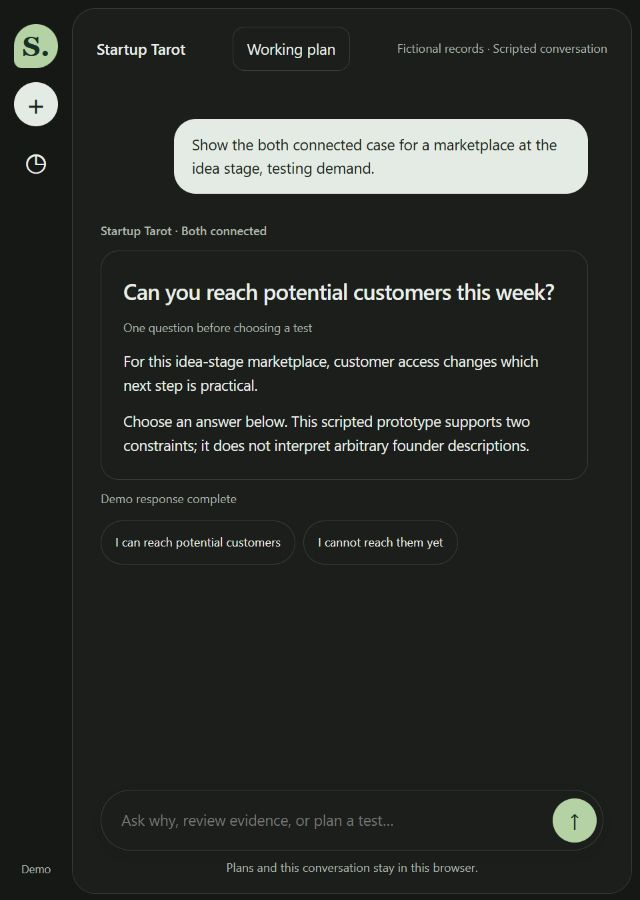
#> input picture social/2026-11-03-side-by-side/captures/chat-01-context.png, 640 x 900 px, given in place of pwa-02-proposal.png, which was not available; the run also reads 1 picture not shown here
$ python render_video.py
#> lines starting #> are read from the running program, lines starting #| are printed output that depends on the picture
"""Render a captioned comparison from actual browser captures. No generated UI."""
import argparse
from pathlib import Path
import subprocess
import sys

parser = argparse.ArgumentParser()
parser.add_argument('--tools', help='Optional directory containing Pillow and imageio_ffmpeg')
args = parser.parse_args()
if args.tools:
    sys.path.insert(0, args.tools)
from PIL import Image, ImageDraw, ImageFont, ImageOps
import imageio_ffmpeg

ROOT = Path(__file__).resolve().parent
OUT = ROOT / 'exports'
OUT.mkdir(exist_ok=True)
FONT = Path('C:/Windows/Fonts')
BG = '#f4f5ef'
INK = '#183b30'
GREEN = '#24614c'
MUTED = '#58675e'

def font(size, bold=False):
    return ImageFont.truetype(str(FONT / ('arialbd.ttf' if bold else 'arial.ttf')), size)

def lines(draw, text, x, y, width, size, color=INK, bold=False, spacing=1.22):
    f = font(size, bold)
    yy = y
    for paragraph in text.split('\n'):
        line = ''
        for word in paragraph.split():
            candidate = (line + ' ' + word).strip()
            if draw.textlength(candidate, font=f) > width and line:
                draw.text((x, yy), line, font=f, fill=color)
                yy += int(size * spacing)
                line = word
            else:
                line = candidate
        draw.text((x, yy), line, font=f, fill=color)
        yy += int(size * spacing)
    return yy

# Bounds refer to observed screenshot pixels, and only remove surrounding whitespace/chrome.
CROPS = {
    'pwa-01-context': (375, 65, 905, 570),
    'pwa-02-proposal': (375, 65, 905, 485),
    'pwa-03-evidence': (350, 35, 930, 685),
    'pwa-04-revise': (375, 65, 905, 535),
    'pwa-05-saved': (375, 65, 905, 675),
    'chat-01-context': (95, 225, 595, 570),
    'chat-02-proposal': (95, 140, 595, 750),
    'chat-03-evidence': (95, 95, 595, 750),
    'chat-04-revise': (95, 110, 595, 750),
    'chat-05-saved': (95, 120, 595, 750),
}
SCENES = [
    (3, 'One founder task. Two ways to interact.', 'Choose and revise a small demand experiment.', '02-proposal', 'Open a next-move card', 'Receive a contextual proposal', 'A design comparison. Different data and capabilities.'),
    (5, '01 / Set the context', 'Start with a marketplace at the idea stage.', '01-context', 'Choose situation fields', 'Answer a clarifying question', 'Forms organize inputs. A conversation asks what matters next.'),
    (5, '02 / Inspect the support', 'Open the evidence before deciding what to try.', '03-evidence', 'Open sources and limitations', 'Request evidence in the thread', 'The main app uses researched examples. Chat uses fictional records.'),
    (7, '03 / Reconsider the next step', 'What if potential customers are hard to reach?', '04-revise', 'Edit the planned action directly', 'Change the answer; get a revised idea', 'Both routes can lead to recruitment first. The interaction is different.'),
    (5, '04 / Make the decision yours', 'Review the action and evidence criterion, then save.', '05-saved', 'Save the plan and track learning', 'Save the working plan in the thread', 'The founder reviews and saves. A suggestion is not a commitment.'),
    (5, 'Browse to explore. Converse to clarify.', 'Keep the decision yours.', '05-saved', 'Persistent screens and navigation', 'Questions, proposals and revisions', 'Try both: wpatent.com/startup-tarot.htm'),
]

def make_scene(index, portrait=False):
    duration, title, sub, shot, left, right, takeaway = SCENES[index]
    W, H = (1080, 1350) if portrait else (1920, 1080)
    im = Image.new('RGB', (W, H), BG)
    d = ImageDraw.Draw(im)
    pad = 42 if portrait else 64
    gap = 24 if portrait else 40
    pw = (W - 2 * pad - gap) // 2
    lines(d, 'STARTUP TAROT  /  INTERACTION DESIGN', pad, 25, W-pad*2, 20 if portrait else 24, GREEN, True)
    y = lines(d, title, pad, 70, W-pad*2, 43 if portrait else 52, INK, True)
    y = lines(d, sub, pad, y+12, W-pad*2, 27 if portrait else 27, MUTED)
    panel_top = 250 if portrait else 210
    panel_bottom = 1100 if portrait else 900
    for i, (name, caption, prefix, meta) in enumerate([
        ('BROWSING-FIRST', left, 'pwa', 'Main app · Researched examples'),
        ('CONVERSATION-FIRST', right, 'chat', 'Chat · Scripted, fictional records'),
    ]):
        x = pad + i * (pw + gap)
        d.rounded_rectangle((x, panel_top, x+pw, panel_bottom), radius=20, fill='#ffffff', outline='#d4dfd5', width=2)
        lines(d, name, x+20, panel_top+20, pw-40, 24 if portrait else 29, GREEN, True)
        lines(d, meta, x+20, panel_top+57, pw-40, 17 if portrait else 21, MUTED)
        sy = panel_top + (115 if portrait else 110)
        sh = panel_bottom - sy - (120 if portrait else 75)
        key = prefix + '-' + shot
        raw = Image.open(ROOT/'captures'/(key+'.png')).convert('RGB')
        crop = raw.crop(CROPS[key])
        fitted = ImageOps.contain(crop, (pw-32, sh), Image.Resampling.LANCZOS)
        im.paste(fitted, (x+(pw-fitted.width)//2, sy+(sh-fitted.height)//2))
        lines(d, caption, x+20, panel_bottom-(105 if portrait else 60), pw-40, 25 if portrait else 27, INK, True)
    lines(d, takeaway, pad, panel_bottom+25, W-pad*2, 28 if portrait else 30, INK, True)
    lines(d, 'Chat: OpenUI rendering · No connected language model', pad, H-90, W-pad*2, 20 if portrait else 22, MUTED)
    lines(d, 'Edited screen captures · Silent captions · Not a speed benchmark', pad, H-58, W-pad*2, 18 if portrait else 20, MUTED)
    return im

def render(portrait=False):
    label = 'social-4x5' if portrait else 'landscape'
    frames = [make_scene(i, portrait) for i in range(len(SCENES))]
#> in make_scene, `im = Image.new('RGB', (W, H), BG)`:
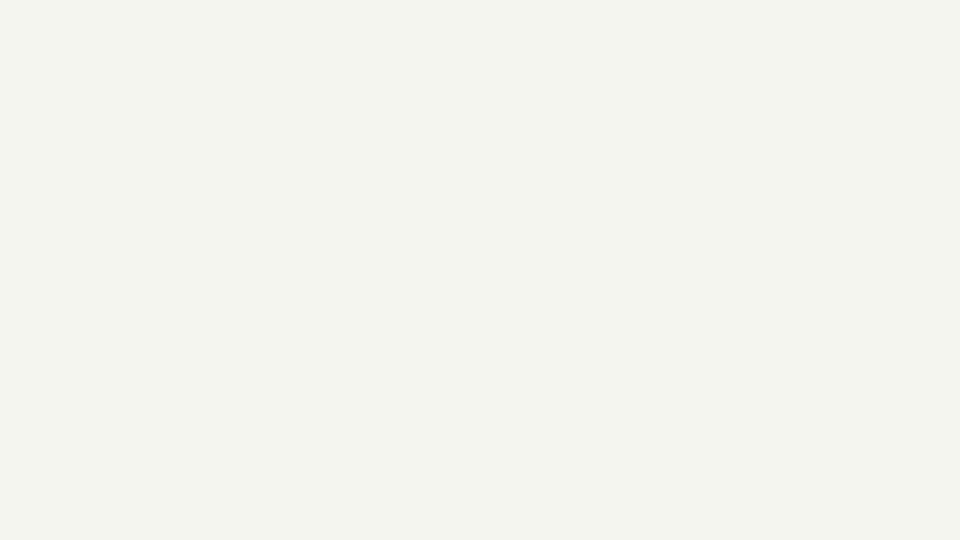
#> im: PIL image 1920x1080 RGB (shown at 1/2 size); mean R, G, B 244, 245, 239
#> in make_scene, `y = lines(d, title, pad, 70, W-pad*2, 43 if portrait else 52, INK, True)`: y = 133
#> in make_scene, `y = lines(d, sub, pad, y+12, W-pad*2, 27 if portrait else 27, MUTED)`: y = 177
#> in make_scene, raw is the input picture: PIL image 640x900 RGB; mean R, G, B 42.5, 45, 41.5
#> in make_scene, `crop = raw.crop(CROPS[key])`:
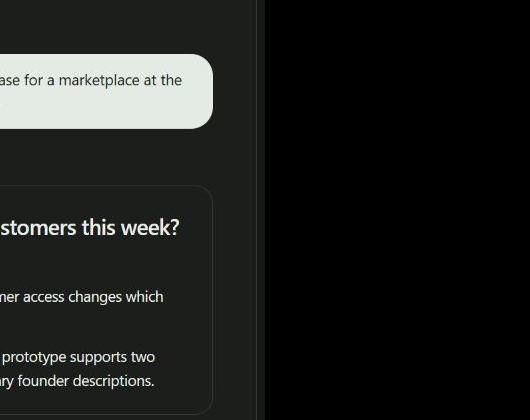
#> crop: PIL image 530x420 RGB; mean R, G, B 30.1, 31.5, 29.7
#> in make_scene, `im.paste(fitted, (x+(pw-fitted.width)//2, sy+(sh-fitted.height)//2))`:
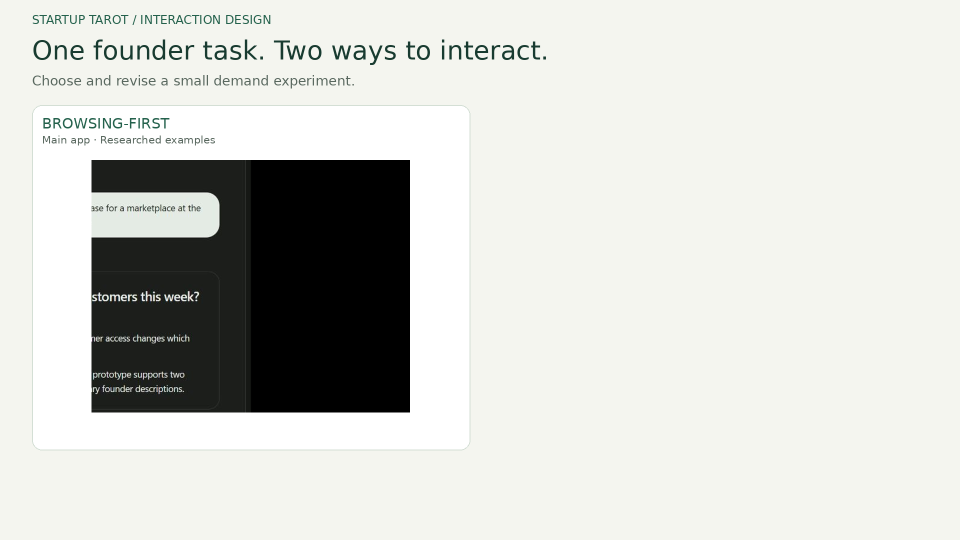
#> im: PIL image 1920x1080 RGB (shown at 1/2 size); mean R, G, B 210.3, 211.6, 207
#> pass 2 of the loop in make_scene, `for i, (name, caption, prefix, meta) in enumerate([`:
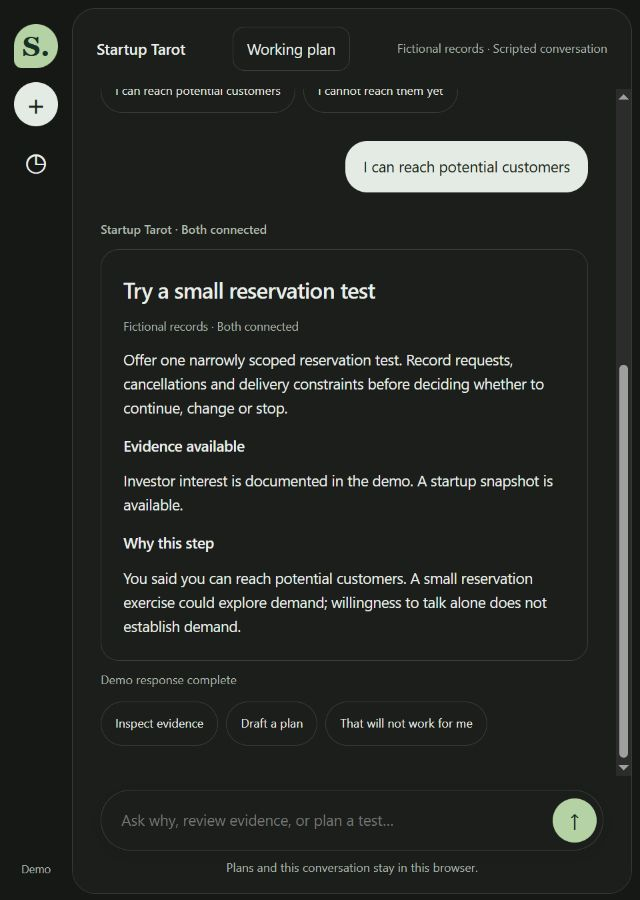
#> input picture social/2026-11-03-side-by-side/captures/chat-02-proposal.png, 640 x 900 px
#> in make_scene, raw is the input picture: PIL image 640x900 RGB; mean R, G, B 38.9, 41.3, 37.9
#> crop: PIL image 500x610 RGB
#> fitted: PIL image 414x505 RGB
#> call 2 of make_scene, with index = 1, portrait = False
#> in make_scene (call 2), `duration, title, sub, shot, left, right, takeaway = SCENES[index]`: duration = 5; title = '01 / Set the context'; shot = '01-context'; left = 'Choose situation fields'; right = 'Answer a clarifying question'
#> in make_scene (call 2), `y = lines(d, title, pad, 70, W-pad*2, 43 if portrait else 52, INK, True)`: y = 133
#> in make_scene (call 2), `y = lines(d, sub, pad, y+12, W-pad*2, 27 if portrait else 27, MUTED)`: y = 177
#> in make_scene (call 2), `x = pad + i * (pw + gap)`: x = 64
#> in make_scene (call 2), `key = prefix + '-' + shot`: key = 'pwa-01-context'
#> in make_scene (call 2), `crop = raw.crop(CROPS[key])`:
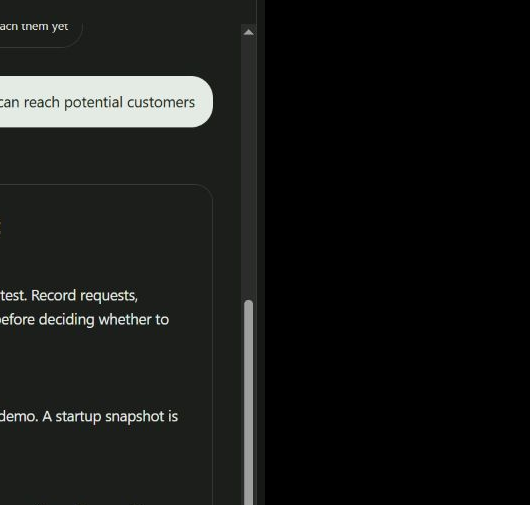
#> crop: PIL image 530x505 RGB; mean R, G, B 24.2, 25.5, 23.8
#> in make_scene (call 2), `im.paste(fitted, (x+(pw-fitted.width)//2, sy+(sh-fitted.height)//2))`:
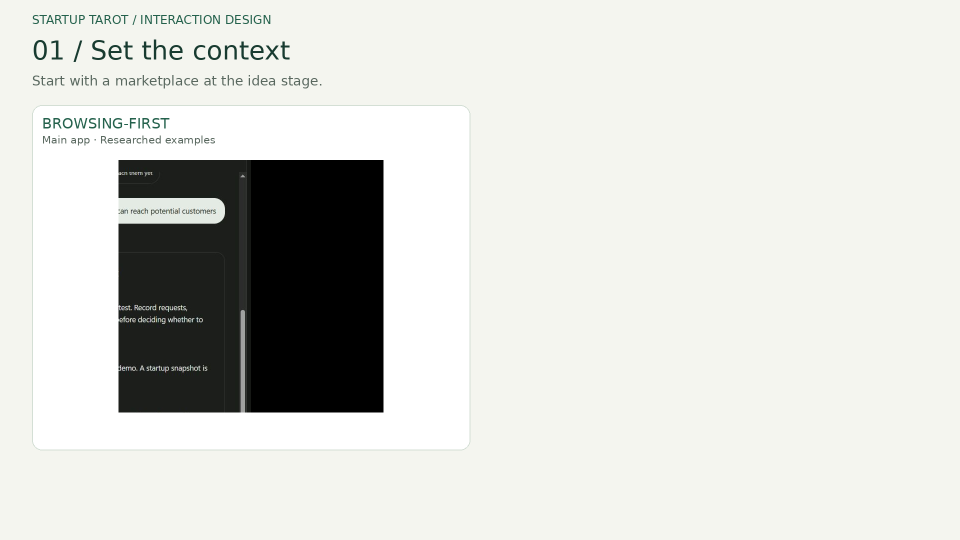
#> im: PIL image 1920x1080 RGB (shown at 1/2 size); mean R, G, B 216, 217.1, 212.5
#> pass 2 of the loop in make_scene, `for i, (name, caption, prefix, meta) in enumerate([`:
#> x = 980
#> key = 'chat-01-context'
#> crop: PIL image 500x345 RGB
#> fitted: PIL image 732x505 RGB
#> call 3 of make_scene, with index = 2, portrait = False
#> in make_scene (call 3), `duration, title, sub, shot, left, right, takeaway = SCENES[index]`: title = '02 / Inspect the support'; shot = '03-evidence'; left = 'Open sources and limitations'; right = 'Request evidence in the thread'
#> in make_scene (call 3), `y = lines(d, title, pad, 70, W-pad*2, 43 if portrait else 52, INK, True)`: y = 133
#> in make_scene (call 3), `y = lines(d, sub, pad, y+12, W-pad*2, 27 if portrait else 27, MUTED)`: y = 177
#> in make_scene (call 3), `x = pad + i * (pw + gap)`: x = 64
#> in make_scene (call 3), `key = prefix + '-' + shot`: key = 'pwa-03-evidence'
#> in make_scene (call 3), `crop = raw.crop(CROPS[key])`:
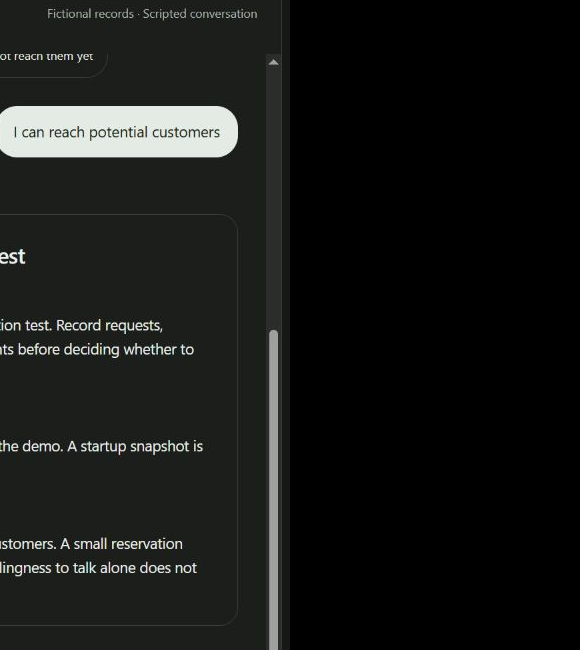
#> crop: PIL image 580x650 RGB; mean R, G, B 23.4, 24.6, 22.9
#> in make_scene (call 3), `im.paste(fitted, (x+(pw-fitted.width)//2, sy+(sh-fitted.height)//2))`:
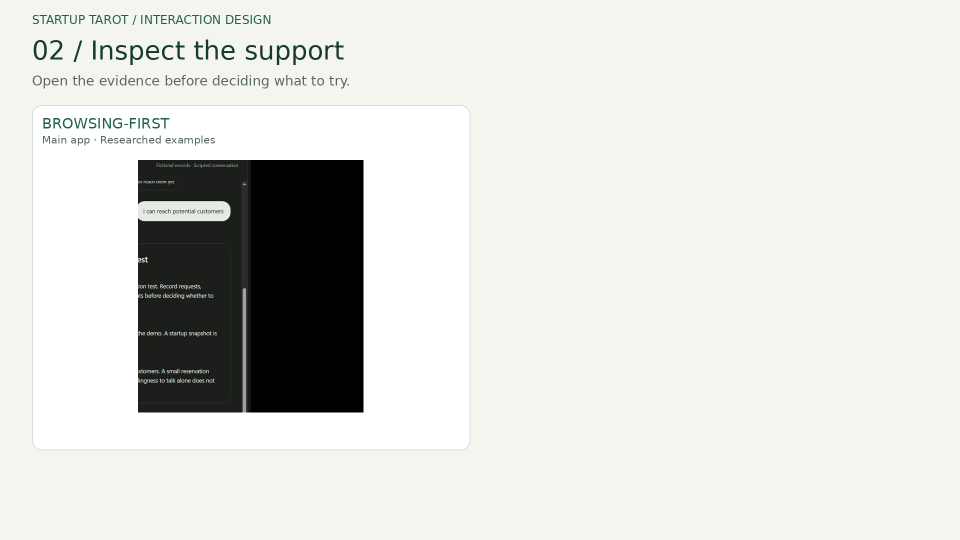
#> im: PIL image 1920x1080 RGB (shown at 1/2 size); mean R, G, B 220.1, 221.3, 216.8
#> pass 2 of the loop in make_scene, `for i, (name, caption, prefix, meta) in enumerate([`:
#> x = 980
#> key = 'chat-03-evidence'
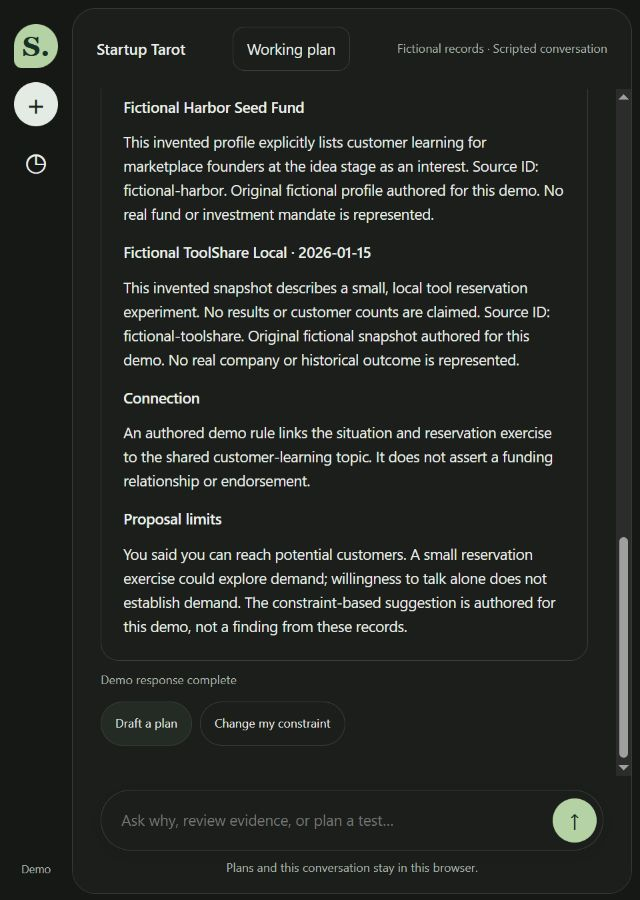
#> input picture social/2026-11-03-side-by-side/captures/chat-03-evidence.png, 640 x 900 px
#> in make_scene, raw is the input picture: PIL image 640x900 RGB; mean R, G, B 38.1, 40.6, 37.2
#> crop: PIL image 500x655 RGB
#> fitted: PIL image 385x505 RGB
#> in make_scene (call 3), `im.paste(fitted, (x+(pw-fitted.width)//2, sy+(sh-fitted.height)//2))`:
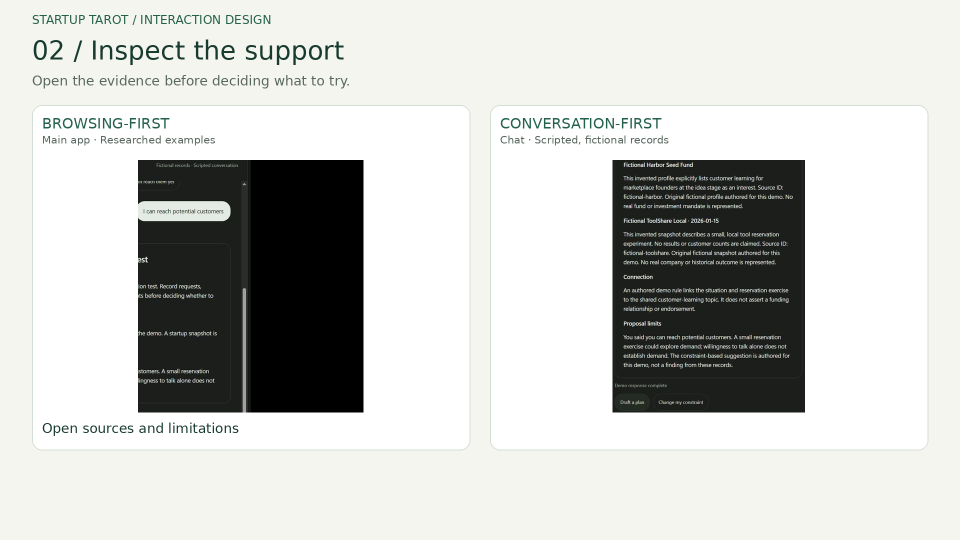
#> im: PIL image 1920x1080 RGB (shown at 1/2 size); mean R, G, B 202.7, 203.9, 200.8
    for i, frame in enumerate(frames):
        frame.save(OUT/f'{label}-scene-{i+1}.png')
    W,H = frames[0].size
    path = OUT/f'startup-tarot-comparison-{label}.mp4'
    command = [imageio_ffmpeg.get_ffmpeg_exe(), '-y', '-loglevel', 'error', '-f', 'rawvideo', '-vcodec', 'rawvideo', '-pix_fmt', 'rgb24', '-s', f'{W}x{H}', '-r', '30', '-i', '-', '-an', '-c:v', 'libx264', '-preset', 'fast', '-crf', '19', '-pix_fmt', 'yuv420p', '-movflags', '+faststart', str(path)]
    proc = subprocess.Popen(command, stdin=subprocess.PIPE)
    for i, scene in enumerate(SCENES):
        stable = frames[i].tobytes()
        for n in range(scene[0]*30):
            if i and n < 9:
                raw = Image.blend(frames[i-1], frames[i], (n+1)/9).tobytes()
            else:
                raw = stable
            proc.stdin.write(raw)
    proc.stdin.close()
    if proc.wait():
        raise RuntimeError('FFmpeg export failed')
    print(path, flush=True)
    return frames

#> (the run stopped early here; a loop or call above may not have finished)
